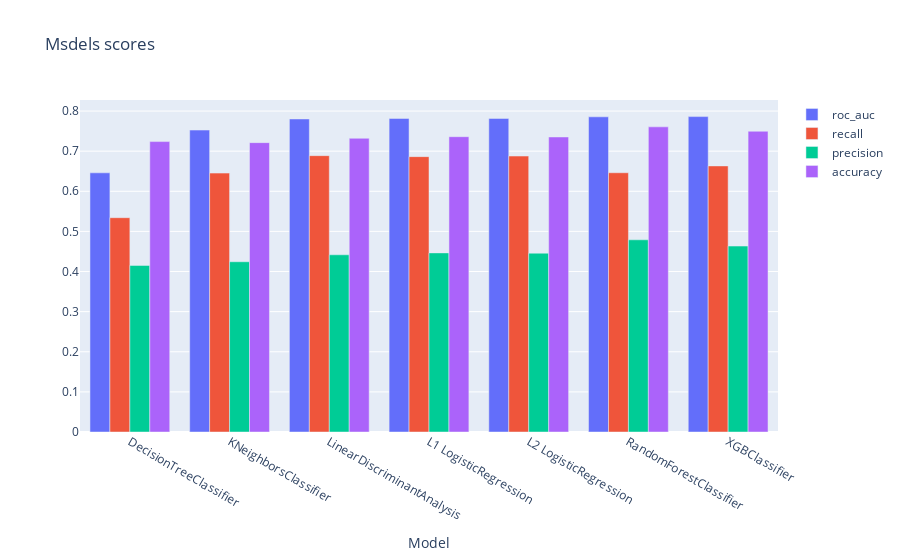

Here is the notebook cell this chart was saved with:
### Markdown cell above
Визуализирую метрики

### Code cell
trace0 = go.Bar(
    x=metrics_df.index,
    y=metrics_df['roc_auc'],
    name='roc_auc'
)

trace1 = go.Bar(
    x=metrics_df.index,
    y=metrics_df['recall'],
    name='recall'
)

trace2 = go.Bar(
    x=metrics_df.index,
    y=metrics_df['precision'],
    name='precision'
)

trace3 = go.Bar(
    x=metrics_df.index,
    y=metrics_df['accuracy'],
    name='accuracy'
)

data = [trace0, trace1, trace2, trace3]
layout = {'title': 'Msdels scores', 'xaxis': {'title': 'Model'}}

fig = go.Figure(data=data, layout=layout)
iplot(fig, show_link=False)

### Figure 1 — Plotly figure (JSON) as saved in the notebook; plotly's stock layout.template omitted (floating-point values rounded to 4 significant figures)
{"data": [{"name": "roc_auc", "type": "bar", "x": ["DecisionTreeClassifier", "KNeighborsClassifier", "LinearDiscriminantAnalysis", "L1 LogisticRegression", "L2 LogisticRegression", "RandomForestClassifier", "XGBClassifier"], "y": [0.646, 0.7526, 0.7802, 0.7816, 0.7816, 0.7856, 0.7862]}, {"name": "recall", "type": "bar", "x": ["DecisionTreeClassifier", "KNeighborsClassifier", "LinearDiscriminantAnalysis", "L1 LogisticRegression", "L2 LogisticRegression", "RandomForestClassifier", "XGBClassifier"], "y": [0.5342, 0.6453, 0.6888, 0.6864, 0.6878, 0.6462, 0.6632]}, {"name": "precision", "type": "bar", "x": ["DecisionTreeClassifier", "KNeighborsClassifier", "LinearDiscriminantAnalysis", "L1 LogisticRegression", "L2 LogisticRegression", "RandomForestClassifier", "XGBClassifier"], "y": [0.4152, 0.4244, 0.4417, 0.4465, 0.4457, 0.4791, 0.4634]}, {"name": "accuracy", "type": "bar", "x": ["DecisionTreeClassifier", "KNeighborsClassifier", "LinearDiscriminantAnalysis", "L1 LogisticRegression", "L2 LogisticRegression", "RandomForestClassifier", "XGBClassifier"], "y": [0.7239, 0.7212, 0.7322, 0.7361, 0.7354, 0.7606, 0.7496]}], "layout": {"title": {"text": "Msdels scores"}, "xaxis": {"title": {"text": "Model"}}}}
